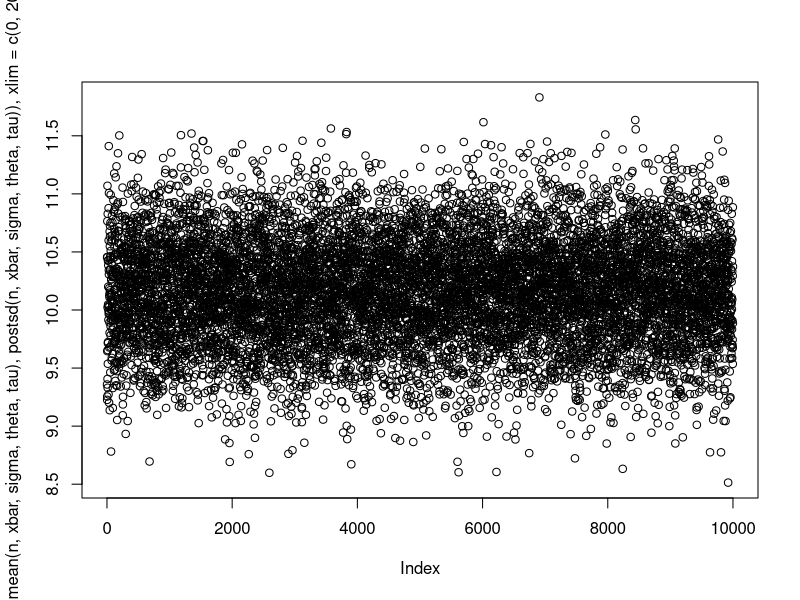
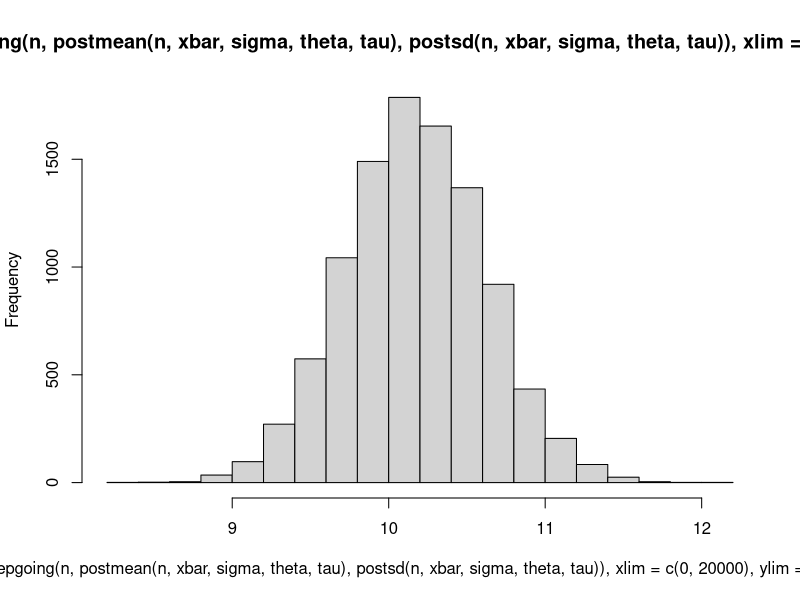
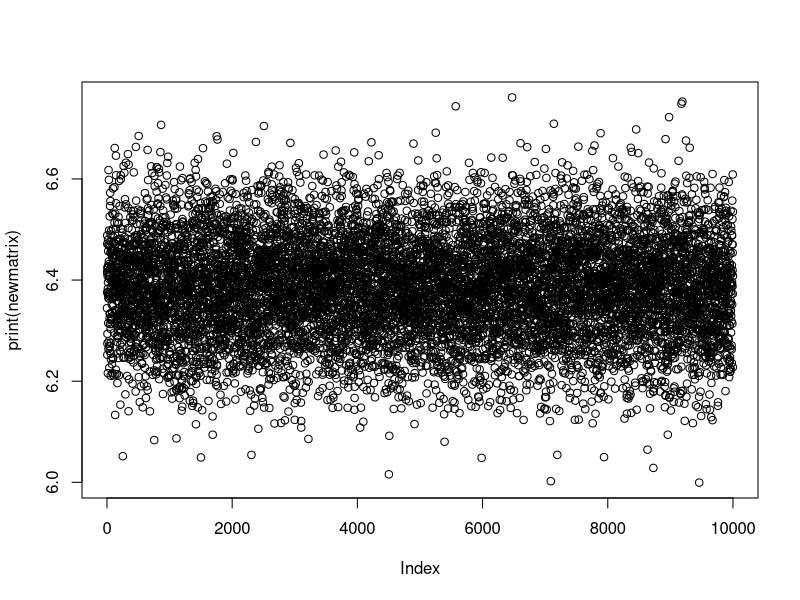
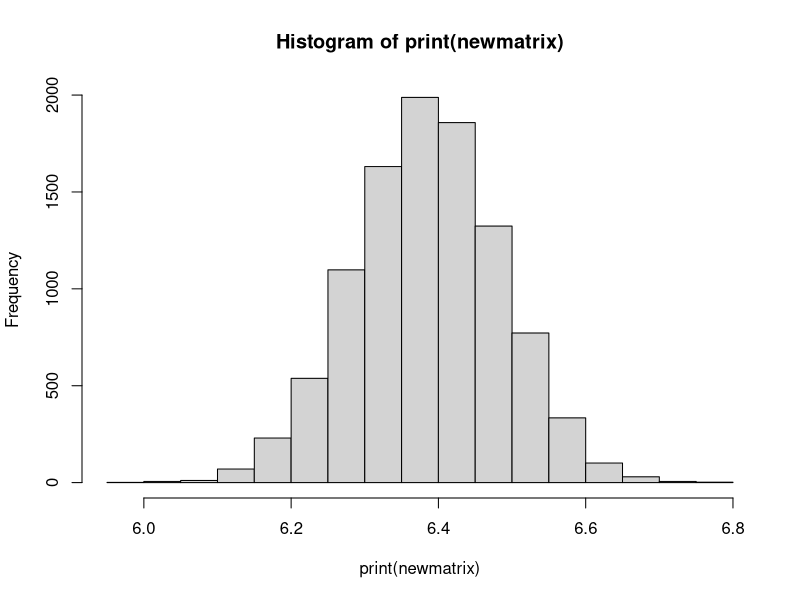
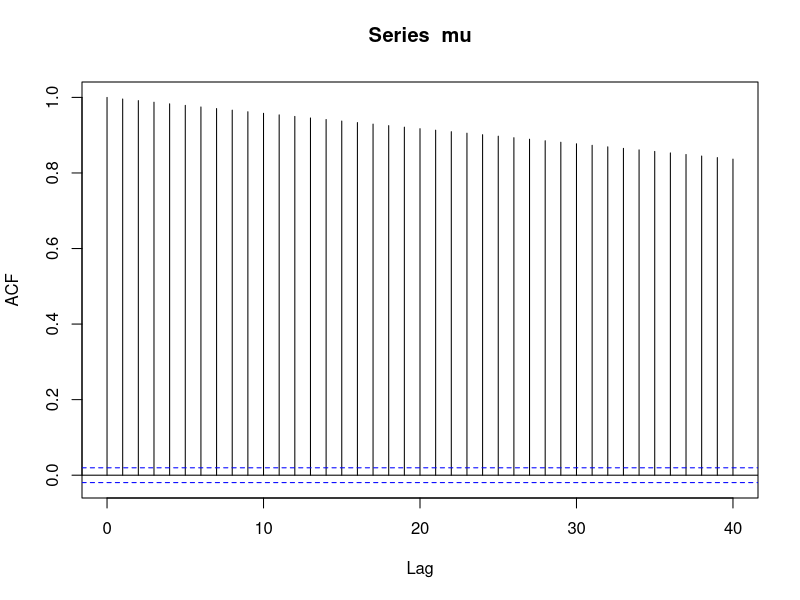
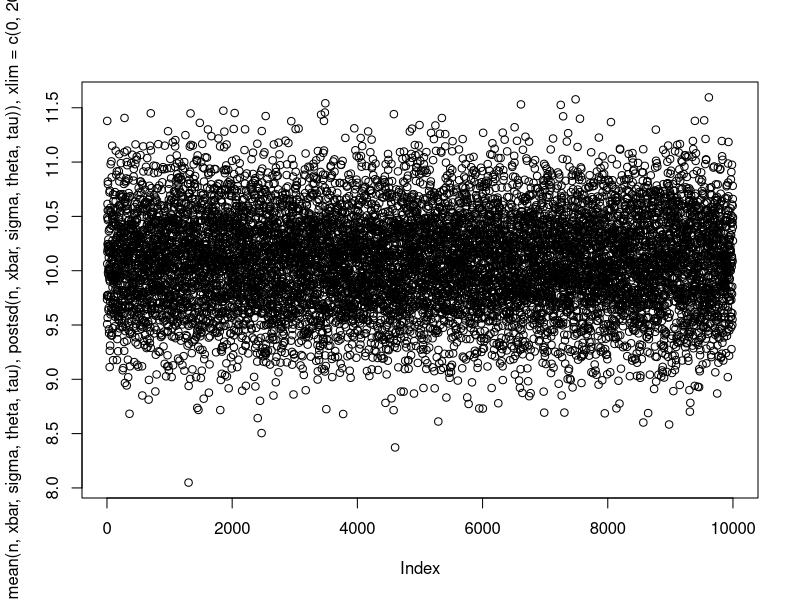
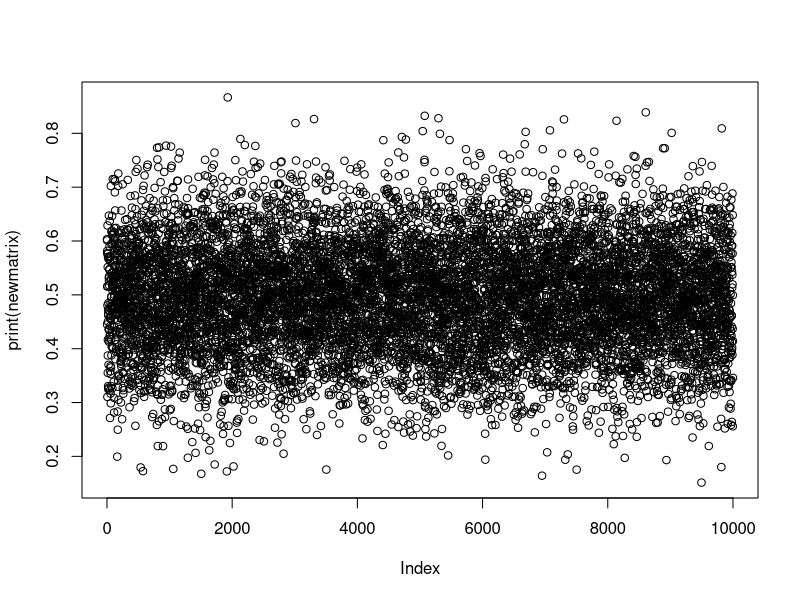
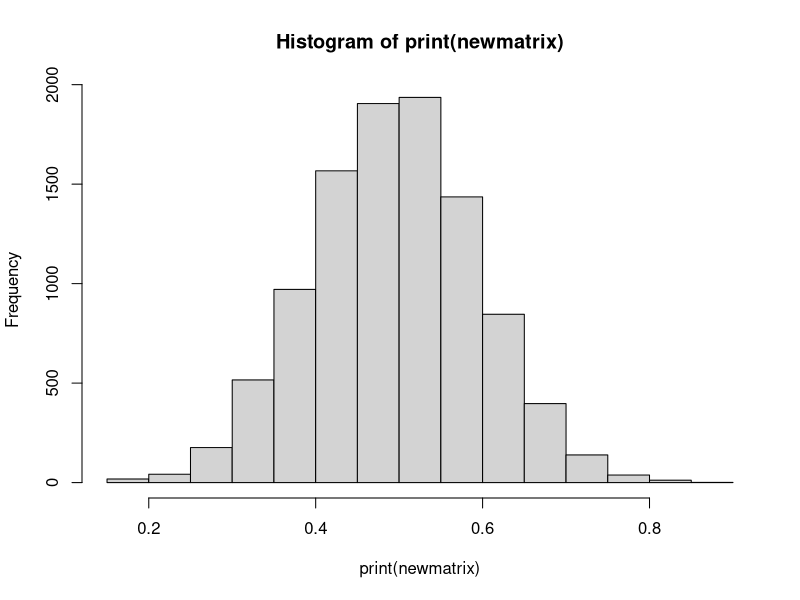

Write R code to recreate these figures, in order.
#3
n = 5
xbar = 10
sigma = 2
theta = 12
tau = 3
matrix = NA

postmean = function(n,xbar,sigma,theta,tau){ #calculate posterior mean
  (n*xbar*tau^2+sigma^2*theta)/(n*tau^2+sigma^2)
}
postsd = function(n,xbar,sigma,theta,tau){ #calculate posterior standard deviation
   sqrt((sigma^2*tau^2)/(n*tau^2*sigma^2))
}
posterior = function(n,postmean,postsd){ #generate random normal distribution 1 time
   rnorm(n,mean=postmean,sd=postsd)
}
keepgoing = function(n,postmean,postsd){ #generate random normal distribution 10000 times
  for (i in 1:10000){
    matrix[i] = rnorm(1,mean=postmean,sd=postsd)
  }
  matrix
}


print(postmean(n,xbar,sigma,theta,tau)) #print posterior mean
print(postsd(n,xbar,sigma,theta,tau)) #print posterior standard distribution
print(posterior(n,postmean(n,xbar,sigma,theta,tau),postsd(n,xbar,sigma,theta,tau))) #print 1 random normal distribution
plot(print(keepgoing(n,postmean(n,xbar,sigma,theta,tau),postsd(n,xbar,sigma,theta,tau)),xlim=c(0,20000),ylim=c(0,20000))) #plot 10000 random normal distribution points
hist(print(keepgoing(n,postmean(n,xbar,sigma,theta,tau),postsd(n,xbar,sigma,theta,tau)),xlim=c(0,20000),ylim=c(0,20000)))
#----------------------------------------------------
#(d)
m=10000
mu = c(20)
delta = 0.1
ncp = theta
df = n - 1 #degrees of freedom
x = NA
newmatrix = NA

for (i in 1:5){ #assign 5 positive even integers
  x[i] = 2*i
}
print(x)
logpostdensity <- function(mu) {
  log(dt(mu, df,ncp)) + sum(log(dnorm(x, mu, sigma)))
}

for (i in 1:(m-1)) { #run Metropolis algorithm
  propmu = rnorm(1,mean=mu[i],sd=delta)
  mustar = logpostdensity(propmu)-logpostdensity(mu[i])
  r = min(1,exp(mustar))
  u = runif(1,min=0,max=1)
  if (u<r) {
    mu[i+1] = propmu}
  else {mu[i+1] = mu[i]}
}

for (i in 1:m) {
  newmatrix[i]=rnorm(m,mean=propmu,sd=delta)
}
plot(print(newmatrix))
hist(print(newmatrix))
acf(mu)


#4
n = 5
xbar = 10
sigma = 2
theta = 11
tau = 3
matrix = NA

postmean = function(n,xbar,sigma,theta,tau){ #calculate posterior mean
  (n*xbar*tau^2+sigma^2*theta)/(n*tau^2+sigma^2)
}
postsd = function(n,xbar,sigma,theta,tau){ #calculate posterior standard deviation
  sqrt((sigma^2*tau^2)/(n*tau^2*sigma^2))
}
posterior = function(n,postmean,postsd){ #generate random normal distribution 1 time
  rnorm(n,mean=postmean,sd=postsd)
}
keepgoing = function(n,postmean,postsd){ #generate random normal distribution 10000 times
  for (i in 1:10000){
    matrix[i] = rnorm(n,mean=postmean,sd=postsd)
  }
  matrix
}


print(postmean(n,xbar,sigma,theta,tau)) #print posterior mean
print(postsd(n,xbar,sigma,theta,tau)) #print posterior standard distribution
print(posterior(n,postmean(n,xbar,sigma,theta,tau),postsd(n,xbar,sigma,theta,tau))) #print 1 random normal distribution
plot(print(keepgoing(n,postmean(n,xbar,sigma,theta,tau),postsd(n,xbar,sigma,theta,tau)),xlim=c(0,20000),ylim=c(0,20000))) #plot 10000 random normal distribution points
#----------------------------------------------------
#(d)
m=10000
mu = c(10000)
delta = 0.1
df = 9 #degrees of freedom
x = NA
newmatrix = NA

for (i in 1:5){ #assign 5 positive even integers
  x[i] = 2*i
}
print(x)
postdensity <- function(mu) {
  dt(mu, df) * prod(dt(x, df, mu))
}

for (i in 1:(m-1)) { #run Metropolis algorithm
  propmu = rnorm(1)
  r = postdensity(propmu)/postdensity(mu[i])
  acceptmu = rbinom(1, 1, min(1,r))
  mu[i+1] = if (acceptmu) propmu else mu[i]
}

for (i in 1:m) {
  newmatrix[i]=rnorm(m,mean=propmu,sd=delta)
}
plot(print(newmatrix))
hist(print(newmatrix))
